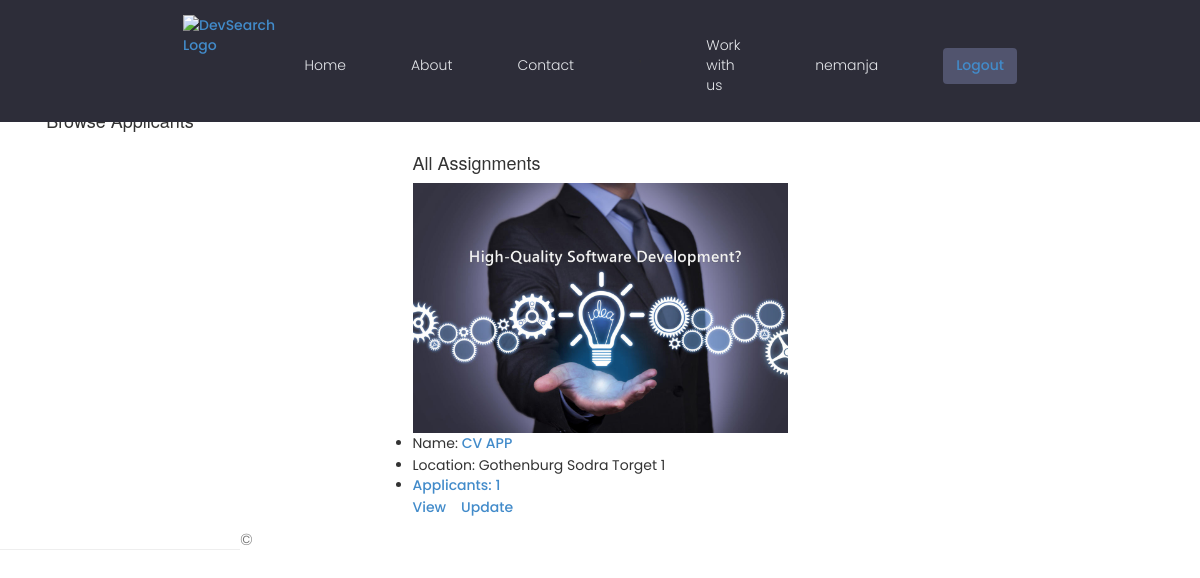
/profile/c39e2d03-2281-47ea-af68-b24c4672581d (signed in), run on an earlier commit of the app's database.
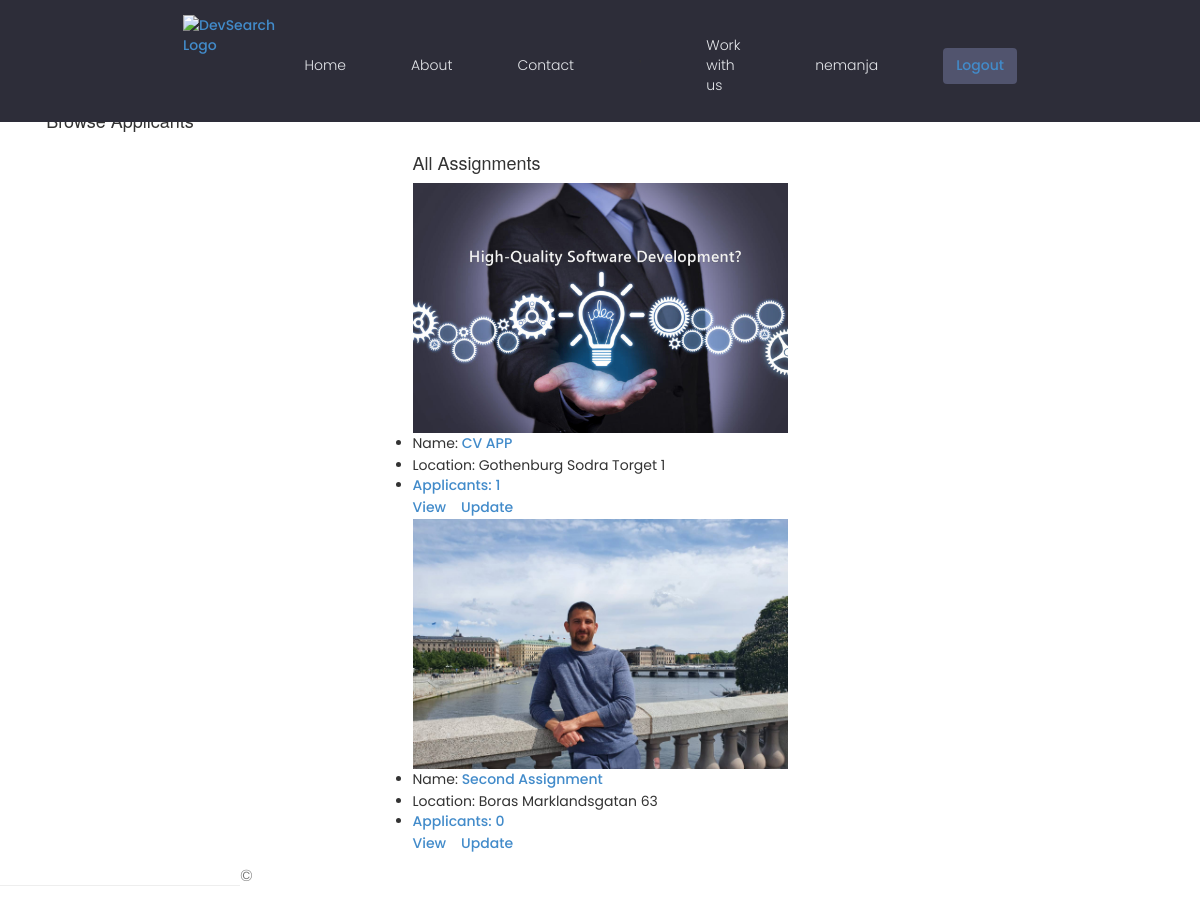
And on a later commit of the database.
### assignment/models.py (models this page shows, shortened)
class Assignment(models.Model):
    host = models.ForeignKey(User,on_delete=models.SET_NULL,blank=True, null=True)
    tags = models.ManyToManyField(Tag,blank=True)
    title = models.CharField(max_length=200)
    featured_picture = models.ImageField(null=True,blank=True , default = "project.jpg")
    description = models.TextField()
    location = models.ForeignKey(Location, on_delete=models.CASCADE)
    applicant = models.ManyToManyField(Applicant,blank=True)
    updated = models.DateTimeField(auto_now=True)
    created = models.DateTimeField(auto_now_add=True)
    id = models.UUIDField(default=uuid.uuid4,unique=True,primary_key=True,editable=False)

class Location(models.Model):
    name = models.CharField(max_length=200)
    adress = models.CharField(max_length=300)
    def __str__(self):
       return f"{self.name} {self.adress}"

### ProfilePages/views.py (the view)
# urls.py: path('profile/<str:pk>',views.profile_page, name='profile'),
def profile_page(request,pk):
    if request.user.is_authenticated:
        profile = Profile.objects.get(id=pk)
        assignments = [_ for _ in Assignment.objects.filter(host=request.user)]
        assignments_applied = profile.assignments.all()
        profile_picture=profile.profile_picture.url
        print(" iznad sam ovdeeeeeeeeeeeeeeeeeeeeeeeeeeeeeeeeeeeeeeeeeeeeeeeeeeeeeeeeeeeeeeeeeeeeeeeeeeeeeeeeeeeeeeeeeeeeeeeeeeeeeeeeeeeeeeeeee")
        print(profile_picture)
        print("ovdeeeeeeeeeeeeeeeeeeeeeeeeeeeeeeeeeeeeeeeeeeeeeeeeeeeeeeeeeeeeeeeeeeeeeeeeeeeeeeeeeeeeeeeeeeeeeeeeeeeeeeeeeeeeeeeeee")
        context={'assignments':assignments,'profile':profile ,'assignments_applied':assignments_applied,"picture":profile_picture}
        return render(request,'ProfilePages/profile-page.html',context)
    return redirect('login')

### ProfilePages/templates/ProfilePages/profile-page.html (shortened to what this page needs)
{% extends "MainPages/layout.html" %}
{% block content %}
<br>
<br>
{% if request.user.is_staff %}
<div class="home-container" >
      <div class="grid-item">
        <h4>  Browse Applicants </h4>
      </div>
    <div class="grid-item">
        <a href="{% url 'create-assignment' %}">Create new assignment</a>
        <br>
        <br>
        <h4>All Assignments</h4>
        <ul>
        {% for assignment in assignments %}
          <img width=200  height=150 class="project__thumbnail" src="{{assignment.featured_picture.url}}" alt="project.jpg" />
          <li>Name: <a href="{% url 'assignment-details' assignment.id %}">{{assignment.title}}</a></li>
          <li>Location: {{assignment.location}}  </li>
          <li> <a href="{% url 'assignment-details' assignment.id %}"> Applicants: {{ assignment.applicant.count }} </a></li>
          <a href="{% url 'assignment-details' assignment.id %}">View</a> &nbsp  &nbsp<a href="{% url 'update-assignment' assignment.id %}">Update</a>
          <br>
        {% endfor %}
      </ul>
    </div>
    <div>
    </div>
{% endif %}
{% endblock  %}

### MainPages/templates/MainPages/layout.html (shortened to what this page needs)
<!DOCTYPE html>
<html>
<head>
    {% load static %}
    <link rel="stylesheet" href="{% static 'https://cdn.iconmonstr.com/1.3.0/css/iconmonstr-iconic-font.min.css' %}"/>
    <link rel="stylesheet" href="{% static 'uikit/styles/uikit.css' %}" />
    <link rel="stylesheet" href="{% static 'MainPages/styles/MainPages.css'  %}"  />
    <link rel="stylesheet" type="text/css" href="{% static 'MainPages/content/bootstrap.min.css' %}" />
</head>
<body>
    {% include "MainPages/navbar.html" %}
 <div class>
    <br>
    {% block content %}
    {% endblock %}
            <hr/>
            <footer>
                <p>&copy; {{ year }} </p>
            </footer>
 </div>
</body>
    </html>

### MainPages/templates/MainPages/navbar.html (shortened to what this page needs)
{% load static %}
<header class="header">
    <div class="container container--narrow">
        <a href="/" class="header__logo">
            <img src="https://torqueengineering.se/images/custom/Appearance/7.png"  width="30"
            height="25"  alt="DevSearch Logo" />
        </a>
        <nav class="header__nav">
                <ul class="header__menu">
                    <li class="header__menuItem"><a href= "{% url 'home' %}">Home</a></li>
                    <li class="header__menuItem"><a href= "{% url 'about' %}">About</a></li>
                    <li class="header__menuItem"><a href= "{% url 'contact' %}">Contact</a></li>'
                    <li class="header__menuItem"><a href="{% url 'all-assignments' %}">Work with us </a></li>
                    {% if request.user.is_authenticated %}
                    <li class="header__menuItem"><a href="{% url 'profile' request.user.profile.id %}" >{{ user.username}} </a></li>
                    <li class="btn btn--sub"><a href="{% url 'logout' %}">Logout </a></li>
                    {% else %}
                    <li class="btn btn--sub"> <a href="{% url 'login' %}">Login </a></li>
                    {% endif  %}
                </ul>
        </nav>
    </div>
</header>

### MainPages/static/MainPages/styles/MainPages.css (style rules this page uses)
:root { --color-sub: #2d2d39; }
.btn--sub { background-color: var(--color-sub-light); }
img { width: 100%; }
.header { position: fixed; top: 0; width: 100%; z-index: 111; background-color: var(--color-sub); padding: 1.5rem 0; }
.header > .container { display: flex; justify-content: space-between; align-items: right; }
.header__logo > img { height: 3.8rem; }
.header__nav > ul { display: inline-flex; align-items: center; list-style: none; gap: 6.5rem; }
.header__menuItem > a { color: var(--color-light); font-weight: 300; }
.project__thumbnail { height: 25rem; object-fit: cover; object-position: top center; }

### MainPages/static/uikit/styles/modules/_variables.css (style rules this page uses)
:root { --color-main: #5aa5b9; --color-main-light: #e6faff; --color-sub: #3f4156; --color-sub-light: #51546e; --color-sub-lighter: #ededfd; --color-text: #737373; --color-gray: #8b8b8b; --color-light: #e5e7eb; --color-light-gray: #767676; --color-bg: #f8fafd; --color-white: #fffefd; --color-white-light: #f3f3f3; --color-success: #359e64; --color-success-bg: #def8e8; --color-error: #fc4b0b; --color-error-bg: #fff2ee; --font-base: 'Poppins', arial, helvetica, 'Segoe UI', roboto, ubuntu, sans-serif; --font-monospace: 'Fira Code', 'Courier New', courier, monospace; --font-regular: 300; --font-medium: 500; --font-bold: 700; --generic-shadow: 1px 1px 5px #00000010; --generic-transition: all 0.3s ease-in-out; }

### MainPages/static/uikit/styles/modules/_base.css (style rules this page uses)
* { margin: 0; padding: 0; box-sizing: border-box; text-rendering: optimizeLegibility; color: inherit; font-size: inherit; }
html { font-size: 50%; }
@media only screen and (min-width: 480px) { html { font-size: 56.25%; } }
@media only screen and (min-width: 1200px) { html { font-size: 62.5%; } }
body { line-height: 1.6; font-weight: 400; font-size: 1.5rem; color: var(--color-text); background-color: var(--color-bg); min-height: 100vh; }

### MainPages/static/uikit/styles/modules/_typography.css (style rules this page uses)
* { font-family: var(--font-base); }
h4 { font-size: 2.8rem; font-weight: var(--font-medium); }
p, span, strong { font-size: 1.6rem; color: var(--color-text); font-weight: var(--font-regular); }
a { padding-bottom: 2px; text-decoration: none; display: inline-block; color: var(--color-main); font-weight: var(--font-medium); }

### MainPages/static/uikit/styles/modules/_utilities.css (style rules this page uses)
.container { width: 92%; max-width: 165rem; margin: 0 auto; box-sizing: border-box; }
.container--narrow { width: 92%; max-width: 120rem; }
@media screen and (min-width: 1000px) { .container { width: 90%; } }
@media screen and (min-width: 1000px) { .container--narrow { width: 85%; } }
@media screen and (min-width: 1200px) { .container { width: 80%; } }
@media screen and (min-width: 1200px) { .container--narrow { width: 72%; } }

### MainPages/static/uikit/styles/modules/_button.css (style rules this page uses)
.btn { display: inline-block; position: relative; cursor: pointer; background-color: var(--color-light); font-weight: var(--font-medium); color: var(--color-sub); text-decoration: none; padding: 1rem 2rem; border-radius: 0.5rem; border: none; width: -webkit-fit-content; width: -moz-fit-content; width: fit-content; height: -webkit-fit-content; height: -moz-fit-content; height: fit-content; font-size: 1.6rem; outline-width: 0; outline-color: transparent; -webkit-backface-visibility: hidden; backface-visibility: hidden; transition: all 0.3s ease-in-out; }
.btn--sub { background-color: var(--color-sub); color: var(--color-white); }

### MainPages/templates/MainPages/layout.html (style rules this page uses)
.home-container { display: grid; grid-template-columns: 20% 60% 20%; }
.grid-item { justify-self: center; }

What changed in the data, as far as the page shows it:
added Assignment: featured_picture (picture), title "Second Assignment", location "Boras Marklandsgatan 63", applicant.count "0"
